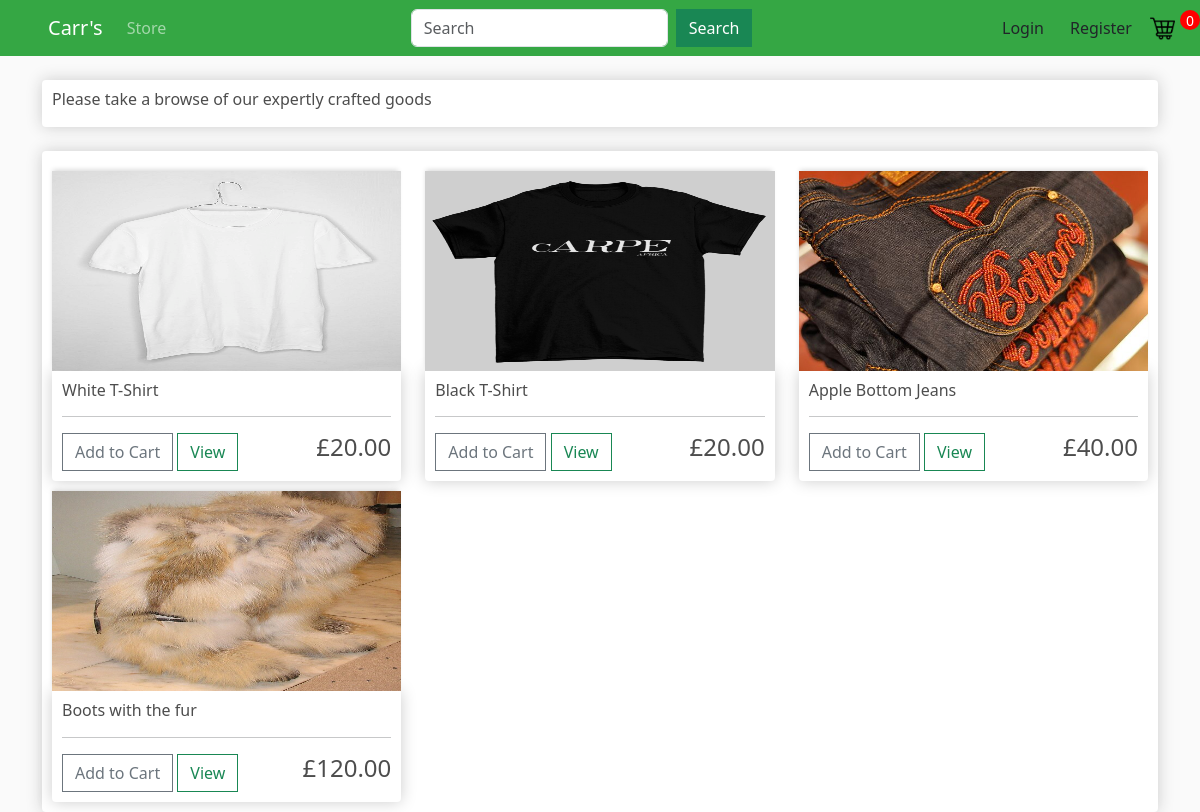
/, run on an earlier commit of the app's database.
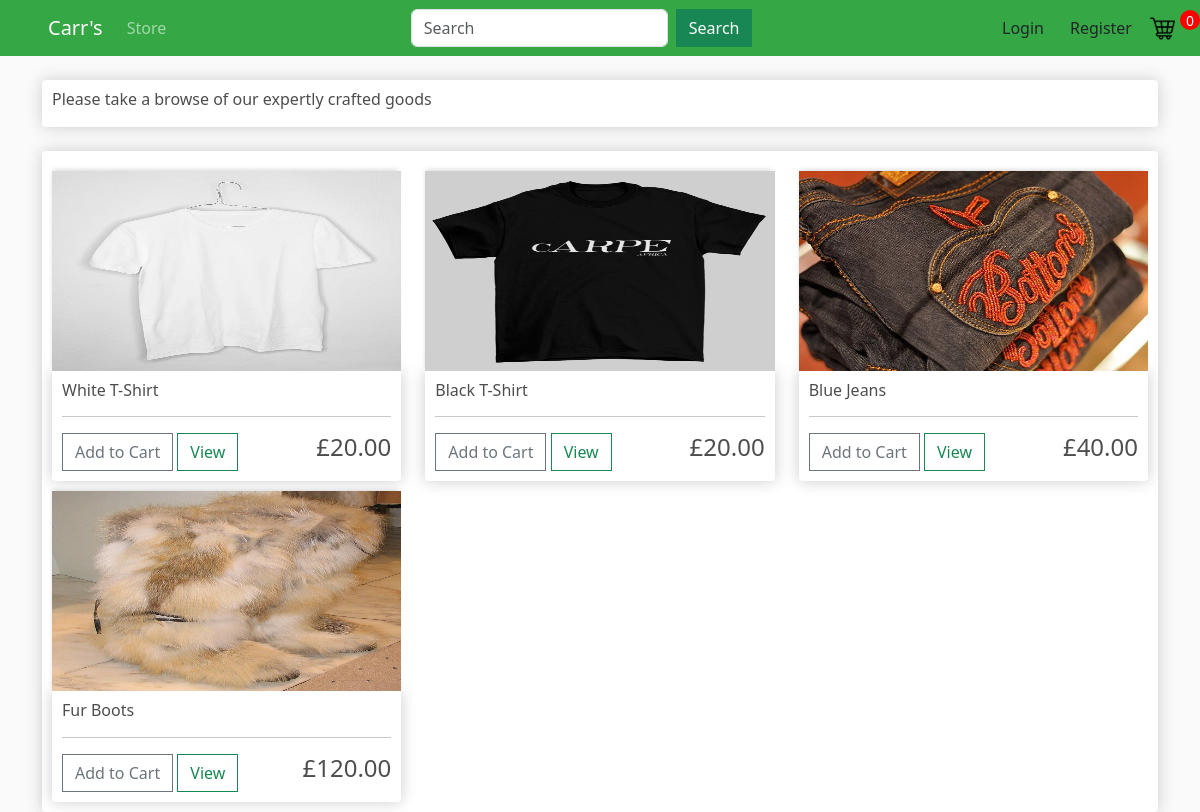
And on a later commit of the database.
### store/models.py (models this page shows, shortened)
class Product(models.Model):
    name = models.CharField(max_length=100, null=True)
    description = models.CharField(max_length=300, null=True)
    price = models.FloatField()
    image = models.ImageField(null=True, blank=True)
    @property
    def imageURL(self):
        try:
            url=self.image.url
        except:
            url=''
        return url

### store/views.py (the view)
# urls.py: path('', include('store.urls'))
def store(request):
    if request.user.is_authenticated:
        customer=request.user.customer
        order, created = Order.objects.get_or_create(customer=customer, completed=False)
        items = order.orderitem_set.all()
        cartItems = order.get_cart_items
    else:
        items = []
        order = {"get_cart_total": 0, "get_cart_items": 0}
        cartItems = order['get_cart_items']
    products = Product.objects.all()
    context = {'products':products, 'cartItems':cartItems}
    return render(request, 'store/store.html', context)

### store/templates/store/store.html
{% extends 'store/main.html' %}
{% load static %}
{% block content %}
    <br>
    <div class="box-element">
        <h6>
            Please take a browse of our expertly crafted goods
        </h6>
    </div>
    <br>
    <div class="box-element">
        <div class="row">
            {% for product in products %}
            <div class="col-lg-4">
                <img class="thumbnail" src="{{product.imageURL}}">
                <div class="box-element product">
                    <h6>{{product.name}}</h6>
                    <hr>
                <button data-product = {{product.id}} data-action="add" class="btn btn-outline-secondary add-btn update-cart">Add to Cart</button>
                <a class="btn btn-outline-success" href="{% url 'product' pk=product.pk %}">View</a>
                <h4 style="display: inline-block; float: right">£{{product.price|floatformat:2}}</h4>
                </div>
            </div>
            {% endfor %}
        </div>
    </div>
{% endblock content %}

### store/templates/store/main.html (shortened to what this page needs)
<!DOCTYPE html>
{% load static %}
<html>
    <head>
        <link href="https://cdn.jsdelivr.net/npm/bootstrap@5.3.2/dist/css/bootstrap.min.css" rel="stylesheet">
        <link rel="stylesheet" type="text/css" href="{% static 'css/main.css' %}">
    </head>
    <body>
        <nav class="navbar navbar-expand-lg navbar-dark bg-dark">
            <a class="navbar-brand ms-5" href="{% url 'store' %}">Carr's</a>
            <div class="collapse navbar-collapse" id="navbarSupportedContent">
                <ul class="navbar-nav mr-auto">
                    <li class="nav-item">
                        <a class="nav-link" href="{% url 'store' %}">Store</a>
                    </li>
                </ul>
                <form method="get" class="ms-auto d-flex flex-row align-items-center" action="{% url 'search' %}">
                    <input class="form-control me-2" type="search" placeholder="Search" aria-label="Search" name="query">
                    <button class="btn btn-success" type="submit" >Search</button>
                </form>
                <div class="d-flex align-items-center ms-auto">
                {% if user.is_authenticated %}
                    <div class="dropdown">
                        <button class="btn dropdown-toggle" type="button" id="dropdownMenuButton" data-toggle="dropdown" aria-haspopup="true" aria-expanded="false">
                            {{ user }}
                        </button>
                        <div class="dropdown-menu" aria-labelledby="dropdownMenuButton">
                            <a class="dropdown-item" href="{% url 'profile' %}">Order History</a>
                            <a class="dropdown-item" href="/logout">Logout</a>
                        </div>
                    </div>
                {% else %}
                    <a href="{% url 'login' %}" class="btn ">Login</a>
                    <a href="{% url 'signup' %}" class="btn ">Register</a>
                {% endif %}
                <a href="{% url 'cart' %}">
                    <img id="cart-icon" src="{% static 'images/trolley.png' %}" class="img-fluid">
                </a>
                <p class="ms-auto" id="cart-total">{{cartItems}}</p>
                </div>
            </div>
        </nav>
        <div class="container">
            {% block content %}
            {% endblock content %}
        </div>
    </body>
</html>

### static/css/main.css (style rules this page uses)
body { background-color: hsl(0, 0%, 98%); }
h1,h2,h3,h4,h5,h6 { color:hsl(0, 0%, 30%); }
.box-element { box-shadow:hsl(0, 0%, 80%) 0 0 16px; background-color: #fff; border-radius: 4px; padding: 10px; }
.thumbnail { width: 100%; height: 200px; -webkit-box-shadow: -1px -3px 5px -2px rgba(214,214,214,1); -moz-box-shadow: -1px -3px 5px -2px rgba(214,214,214,1); box-shadow: -1px -3px 5px -2px rgba(214,214,214,1); }
.product { border-radius: 0 0 4px 4px; }
.bg-dark { background-color: #35a744!important; }
#cart-icon { width:25px; display: inline-block; margin: 5px; }
#cart-total { display: inline-block; text-align: center; color:#fff; background-color: red; width: 20px; height: 20px; border-radius: 50%; font-size: 14px; }
.col-lg-4, .col-lg-6, .col-lg-8, .col-lg-12 { margin-top: 10px; }
.btn { border-radius: 0; }

What changed in the data, as far as the page shows it:
changed Product: name "Apple Bottom Jeans" → "Blue Jeans"
changed Product: name "Boots with the fur" → "Fur Boots"
